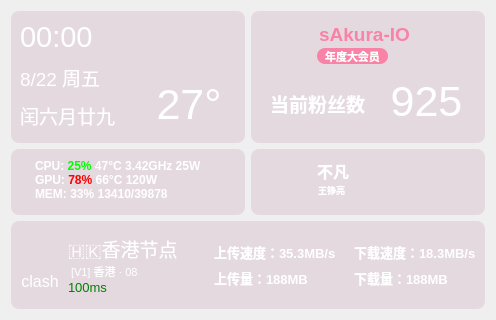
<?xml version="1.0" encoding="UTF-8"?>
<ui version="4.0">
 <class>homeClass</class>
 <widget class="QWidget" name="homeClass">
  <property name="geometry">
   <rect>
    <x>0</x>
    <y>0</y>
    <width>496</width>
    <height>320</height>
   </rect>
  </property>
  <property name="windowTitle">
   <string>Form</string>
  </property>
  <property name="styleSheet">
   <string notr="true">#widget,#widget_2,#widget_3,#widget_4,#widget_5{
	border-radius:8;
background-color: rgba(222, 204, 214,160);

}
#homeClass{
    background-image: url(:/images/images/6k.png);

}</string>
  </property>
  <layout class="QVBoxLayout" name="verticalLayout" stretch="6,3,4">
   <item>
    <layout class="QHBoxLayout" name="horizontalLayout">
     <item>
      <widget class="QWidget" name="widget" native="true">
       <layout class="QHBoxLayout" name="horizontalLayout_4">
        <property name="spacing">
         <number>0</number>
        </property>
        <property name="topMargin">
         <number>0</number>
        </property>
        <property name="rightMargin">
         <number>0</number>
        </property>
        <property name="bottomMargin">
         <number>0</number>
        </property>
        <item>
         <widget class="QWidget" name="widget_6" native="true">
          <property name="styleSheet">
           <string notr="true">color:white;</string>
          </property>
          <layout class="QVBoxLayout" name="verticalLayout_2">
           <property name="spacing">
            <number>6</number>
           </property>
           <property name="leftMargin">
            <number>0</number>
           </property>
           <property name="topMargin">
            <number>6</number>
           </property>
           <property name="rightMargin">
            <number>0</number>
           </property>
           <item>
            <widget class="QLabel" name="label">
             <property name="sizePolicy">
              <sizepolicy hsizetype="Preferred" vsizetype="Maximum">
               <horstretch>0</horstretch>
               <verstretch>0</verstretch>
              </sizepolicy>
             </property>
             <property name="font">
              <font>
               <pointsize>22</pointsize>
               <kerning>true</kerning>
               <fontweight>DemiBold</fontweight>
              </font>
             </property>
             <property name="text">
              <string>00:00</string>
             </property>
             <property name="alignment">
              <set>Qt::AlignmentFlag::AlignLeading|Qt::AlignmentFlag::AlignLeft|Qt::AlignmentFlag::AlignVCenter</set>
             </property>
            </widget>
           </item>
           <item>
            <widget class="QLabel" name="label_2">
             <property name="sizePolicy">
              <sizepolicy hsizetype="Preferred" vsizetype="Maximum">
               <horstretch>0</horstretch>
               <verstretch>0</verstretch>
              </sizepolicy>
             </property>
             <property name="font">
              <font>
               <pointsize>14</pointsize>
               <bold>false</bold>
               <kerning>true</kerning>
              </font>
             </property>
             <property name="text">
              <string>8/22 周五</string>
             </property>
             <property name="alignment">
              <set>Qt::AlignmentFlag::AlignLeading|Qt::AlignmentFlag::AlignLeft|Qt::AlignmentFlag::AlignVCenter</set>
             </property>
             <property name="wordWrap">
              <bool>false</bool>
             </property>
            </widget>
           </item>
           <item>
            <widget class="QLabel" name="label_4">
             <property name="sizePolicy">
              <sizepolicy hsizetype="Preferred" vsizetype="Maximum">
               <horstretch>0</horstretch>
               <verstretch>0</verstretch>
              </sizepolicy>
             </property>
             <property name="font">
              <font>
               <pointsize>14</pointsize>
               <bold>false</bold>
               <kerning>true</kerning>
              </font>
             </property>
             <property name="text">
              <string>闰六月廿九</string>
             </property>
             <property name="alignment">
              <set>Qt::AlignmentFlag::AlignLeading|Qt::AlignmentFlag::AlignLeft|Qt::AlignmentFlag::AlignVCenter</set>
             </property>
            </widget>
           </item>
          </layout>
         </widget>
        </item>
        <item>
         <widget class="QWidget" name="widget_7" native="true">
          <property name="styleSheet">
           <string notr="true">color:white;</string>
          </property>
          <layout class="QVBoxLayout" name="verticalLayout_5">
           <property name="spacing">
            <number>0</number>
           </property>
           <property name="leftMargin">
            <number>0</number>
           </property>
           <property name="topMargin">
            <number>0</number>
           </property>
           <property name="rightMargin">
            <number>0</number>
           </property>
           <property name="bottomMargin">
            <number>4</number>
           </property>
           <item>
            <widget class="QLabel" name="label_3">
             <property name="sizePolicy">
              <sizepolicy hsizetype="Preferred" vsizetype="Maximum">
               <horstretch>0</horstretch>
               <verstretch>0</verstretch>
              </sizepolicy>
             </property>
             <property name="font">
              <font>
               <pointsize>32</pointsize>
              </font>
             </property>
             <property name="text">
              <string/>
             </property>
             <property name="pixmap">
              <pixmap resource="../../res/res.qrc">:/images/icons/weather/cloud.png</pixmap>
             </property>
             <property name="alignment">
              <set>Qt::AlignmentFlag::AlignCenter</set>
             </property>
            </widget>
           </item>
           <item>
            <widget class="QLabel" name="label_5">
             <property name="sizePolicy">
              <sizepolicy hsizetype="Preferred" vsizetype="Maximum">
               <horstretch>0</horstretch>
               <verstretch>0</verstretch>
              </sizepolicy>
             </property>
             <property name="font">
              <font>
               <pointsize>32</pointsize>
              </font>
             </property>
             <property name="text">
              <string>27°</string>
             </property>
             <property name="alignment">
              <set>Qt::AlignmentFlag::AlignCenter</set>
             </property>
            </widget>
           </item>
          </layout>
         </widget>
        </item>
       </layout>
      </widget>
     </item>
     <item>
      <widget class="QWidget" name="widget_2" native="true">
       <widget class="QLabel" name="tx">
        <property name="geometry">
         <rect>
          <x>10</x>
          <y>10</y>
          <width>48</width>
          <height>48</height>
         </rect>
        </property>
        <property name="text">
         <string/>
        </property>
        <property name="pixmap">
         <pixmap resource="../../res/res.qrc">:/images/test/tx.jpg</pixmap>
        </property>
        <property name="scaledContents">
         <bool>true</bool>
        </property>
       </widget>
       <widget class="QLabel" name="label_6">
        <property name="geometry">
         <rect>
          <x>63</x>
          <y>15</y>
          <width>101</width>
          <height>16</height>
         </rect>
        </property>
        <property name="font">
         <font>
          <pointsize>14</pointsize>
          <bold>true</bold>
         </font>
        </property>
        <property name="styleSheet">
         <string notr="true">color:rgba(255, 100, 147, 188)
</string>
        </property>
        <property name="text">
         <string>sAkura-IO</string>
        </property>
        <property name="alignment">
         <set>Qt::AlignmentFlag::AlignCenter</set>
        </property>
       </widget>
       <widget class="QLabel" name="label_7">
        <property name="geometry">
         <rect>
          <x>130</x>
          <y>70</y>
          <width>91</width>
          <height>41</height>
         </rect>
        </property>
        <property name="font">
         <font>
          <pointsize>32</pointsize>
         </font>
        </property>
        <property name="styleSheet">
         <string notr="true">color:white;</string>
        </property>
        <property name="text">
         <string>925</string>
        </property>
        <property name="alignment">
         <set>Qt::AlignmentFlag::AlignCenter</set>
        </property>
       </widget>
       <widget class="QLabel" name="label_8">
        <property name="geometry">
         <rect>
          <x>10</x>
          <y>80</y>
          <width>113</width>
          <height>25</height>
         </rect>
        </property>
        <property name="sizePolicy">
         <sizepolicy hsizetype="Preferred" vsizetype="Maximum">
          <horstretch>0</horstretch>
          <verstretch>0</verstretch>
         </sizepolicy>
        </property>
        <property name="font">
         <font>
          <pointsize>14</pointsize>
          <bold>true</bold>
          <kerning>true</kerning>
         </font>
        </property>
        <property name="styleSheet">
         <string notr="true">color:white;</string>
        </property>
        <property name="text">
         <string>当前粉丝数</string>
        </property>
        <property name="alignment">
         <set>Qt::AlignmentFlag::AlignCenter</set>
        </property>
       </widget>
       <widget class="QLabel" name="label_9">
        <property name="geometry">
         <rect>
          <x>66</x>
          <y>37</y>
          <width>71</width>
          <height>16</height>
         </rect>
        </property>
        <property name="font">
         <font>
          <pointsize>8</pointsize>
          <bold>true</bold>
         </font>
        </property>
        <property name="styleSheet">
         <string notr="true">background-color:rgba(255, 100, 147, 188);
color:white;
border-radius:8px;
</string>
        </property>
        <property name="text">
         <string>年度大会员</string>
        </property>
        <property name="alignment">
         <set>Qt::AlignmentFlag::AlignCenter</set>
        </property>
       </widget>
       <widget class="QLabel" name="label_10">
        <property name="geometry">
         <rect>
          <x>140</x>
          <y>29</y>
          <width>31</width>
          <height>30</height>
         </rect>
        </property>
        <property name="font">
         <font>
          <pointsize>8</pointsize>
          <bold>true</bold>
         </font>
        </property>
        <property name="styleSheet">
         <string notr="true"/>
        </property>
        <property name="text">
         <string/>
        </property>
        <property name="pixmap">
         <pixmap resource="../../res/res.qrc">:/images/icons/bilibili/Lv6.png</pixmap>
        </property>
        <property name="scaledContents">
         <bool>true</bool>
        </property>
        <property name="alignment">
         <set>Qt::AlignmentFlag::AlignCenter</set>
        </property>
       </widget>
      </widget>
     </item>
    </layout>
   </item>
   <item>
    <layout class="QHBoxLayout" name="horizontalLayout_2">
     <item>
      <widget class="QWidget" name="widget_4" native="true">
       <widget class="QLabel" name="label_11">
        <property name="geometry">
         <rect>
          <x>24</x>
          <y>9</y>
          <width>191</width>
          <height>45</height>
         </rect>
        </property>
        <property name="sizePolicy">
         <sizepolicy hsizetype="Preferred" vsizetype="Maximum">
          <horstretch>0</horstretch>
          <verstretch>0</verstretch>
         </sizepolicy>
        </property>
        <property name="font">
         <font>
          <pointsize>9</pointsize>
          <bold>true</bold>
          <kerning>true</kerning>
         </font>
        </property>
        <property name="styleSheet">
         <string notr="true">color:white;</string>
        </property>
        <property name="text">
         <string>&lt;html&gt;
&lt;head/&gt;
&lt;body style=&quot;line-height:1;&quot;&gt;
  &lt;span&gt;CPU: &lt;span style=&quot;color:#00ff00;&quot;&gt;25%&lt;/span&gt; 47°C 3.42GHz 25W&lt;/span&gt;&lt;br&gt;
  &lt;span&gt;GPU: &lt;span style=&quot;color:#ff0000;&quot;&gt;78%&lt;/span&gt; 66°C 120W&lt;/span&gt;&lt;br&gt;
  &lt;span&gt;MEM: 33% 13410/39878&lt;/span&gt;
&lt;/body&gt;
&lt;/html&gt;
</string>
        </property>
        <property name="alignment">
         <set>Qt::AlignmentFlag::AlignLeading|Qt::AlignmentFlag::AlignLeft|Qt::AlignmentFlag::AlignVCenter</set>
        </property>
       </widget>
      </widget>
     </item>
     <item>
      <widget class="QWidget" name="widget_3" native="true">
       <widget class="QLabel" name="music_img">
        <property name="geometry">
         <rect>
          <x>10</x>
          <y>8</y>
          <width>48</width>
          <height>48</height>
         </rect>
        </property>
        <property name="styleSheet">
         <string notr="true"/>
        </property>
        <property name="text">
         <string/>
        </property>
        <property name="pixmap">
         <pixmap resource="../../res/res.qrc">:/images/test/music.jpg</pixmap>
        </property>
        <property name="scaledContents">
         <bool>true</bool>
        </property>
       </widget>
       <widget class="QLabel" name="label_12">
        <property name="geometry">
         <rect>
          <x>66</x>
          <y>12</y>
          <width>113</width>
          <height>20</height>
         </rect>
        </property>
        <property name="sizePolicy">
         <sizepolicy hsizetype="Preferred" vsizetype="Maximum">
          <horstretch>0</horstretch>
          <verstretch>0</verstretch>
         </sizepolicy>
        </property>
        <property name="font">
         <font>
          <pointsize>12</pointsize>
          <bold>true</bold>
          <kerning>true</kerning>
         </font>
        </property>
        <property name="styleSheet">
         <string notr="true">color:white;</string>
        </property>
        <property name="text">
         <string>不凡</string>
        </property>
        <property name="alignment">
         <set>Qt::AlignmentFlag::AlignLeading|Qt::AlignmentFlag::AlignLeft|Qt::AlignmentFlag::AlignVCenter</set>
        </property>
       </widget>
       <widget class="QLabel" name="label_13">
        <property name="geometry">
         <rect>
          <x>67</x>
          <y>31</y>
          <width>71</width>
          <height>20</height>
         </rect>
        </property>
        <property name="sizePolicy">
         <sizepolicy hsizetype="Preferred" vsizetype="Maximum">
          <horstretch>0</horstretch>
          <verstretch>0</verstretch>
         </sizepolicy>
        </property>
        <property name="font">
         <font>
          <pointsize>7</pointsize>
          <bold>true</bold>
          <kerning>true</kerning>
         </font>
        </property>
        <property name="styleSheet">
         <string notr="true">color:white;</string>
        </property>
        <property name="text">
         <string>王铮亮</string>
        </property>
        <property name="alignment">
         <set>Qt::AlignmentFlag::AlignLeading|Qt::AlignmentFlag::AlignLeft|Qt::AlignmentFlag::AlignVCenter</set>
        </property>
       </widget>
       <widget class="QPushButton" name="pushButton">
        <property name="geometry">
         <rect>
          <x>144</x>
          <y>22</y>
          <width>21</width>
          <height>24</height>
         </rect>
        </property>
        <property name="styleSheet">
         <string notr="true">border:0px solid black;
background-color:rgba(255, 255, 255,0)</string>
        </property>
        <property name="text">
         <string/>
        </property>
        <property name="icon">
         <iconset theme="QIcon::ThemeIcon::MediaSkipBackward"/>
        </property>
        <property name="autoDefault">
         <bool>false</bool>
        </property>
       </widget>
       <widget class="QPushButton" name="pushButton_2">
        <property name="geometry">
         <rect>
          <x>171</x>
          <y>22</y>
          <width>21</width>
          <height>24</height>
         </rect>
        </property>
        <property name="styleSheet">
         <string notr="true">border:0px solid black;
background-color:rgba(255, 255, 255,0)</string>
        </property>
        <property name="text">
         <string/>
        </property>
        <property name="icon">
         <iconset theme="QIcon::ThemeIcon::MediaPlaybackPause"/>
        </property>
        <property name="autoDefault">
         <bool>false</bool>
        </property>
       </widget>
       <widget class="QPushButton" name="pushButton_3">
        <property name="geometry">
         <rect>
          <x>198</x>
          <y>22</y>
          <width>21</width>
          <height>24</height>
         </rect>
        </property>
        <property name="styleSheet">
         <string notr="true">border:0px solid black;
background-color:rgba(255, 255, 255,0);
color:white;</string>
        </property>
        <property name="text">
         <string/>
        </property>
        <property name="icon">
         <iconset theme="QIcon::ThemeIcon::MediaSkipForward"/>
        </property>
        <property name="autoDefault">
         <bool>false</bool>
        </property>
       </widget>
      </widget>
     </item>
    </layout>
   </item>
   <item>
    <widget class="QWidget" name="widget_5" native="true">
     <layout class="QHBoxLayout" name="horizontalLayout_3" stretch="1,3,4">
      <property name="spacing">
       <number>0</number>
      </property>
      <property name="leftMargin">
       <number>0</number>
      </property>
      <property name="topMargin">
       <number>0</number>
      </property>
      <property name="rightMargin">
       <number>0</number>
      </property>
      <property name="bottomMargin">
       <number>0</number>
      </property>
      <item>
       <widget class="QWidget" name="widget_14" native="true">
        <property name="sizePolicy">
         <sizepolicy hsizetype="Preferred" vsizetype="Preferred">
          <horstretch>0</horstretch>
          <verstretch>0</verstretch>
         </sizepolicy>
        </property>
        <property name="maximumSize">
         <size>
          <width>16777215</width>
          <height>16777215</height>
         </size>
        </property>
        <layout class="QVBoxLayout" name="verticalLayout_6">
         <property name="spacing">
          <number>0</number>
         </property>
         <property name="topMargin">
          <number>0</number>
         </property>
         <property name="rightMargin">
          <number>0</number>
         </property>
         <property name="bottomMargin">
          <number>0</number>
         </property>
         <item>
          <spacer name="verticalSpacer_7">
           <property name="orientation">
            <enum>Qt::Orientation::Vertical</enum>
           </property>
           <property name="sizeHint" stdset="0">
            <size>
             <width>20</width>
             <height>40</height>
            </size>
           </property>
          </spacer>
         </item>
         <item>
          <widget class="QLabel" name="label_15">
           <property name="sizePolicy">
            <sizepolicy hsizetype="Expanding" vsizetype="Preferred">
             <horstretch>0</horstretch>
             <verstretch>0</verstretch>
            </sizepolicy>
           </property>
           <property name="maximumSize">
            <size>
             <width>48</width>
             <height>48</height>
            </size>
           </property>
           <property name="styleSheet">
            <string notr="true"/>
           </property>
           <property name="text">
            <string/>
           </property>
           <property name="pixmap">
            <pixmap resource="../../res/res.qrc">:/images/icons/clash.png</pixmap>
           </property>
           <property name="scaledContents">
            <bool>true</bool>
           </property>
           <property name="alignment">
            <set>Qt::AlignmentFlag::AlignCenter</set>
           </property>
          </widget>
         </item>
         <item>
          <spacer name="verticalSpacer_9">
           <property name="orientation">
            <enum>Qt::Orientation::Vertical</enum>
           </property>
           <property name="sizeHint" stdset="0">
            <size>
             <width>20</width>
             <height>40</height>
            </size>
           </property>
          </spacer>
         </item>
         <item>
          <widget class="QLabel" name="label_16">
           <property name="sizePolicy">
            <sizepolicy hsizetype="Preferred" vsizetype="Maximum">
             <horstretch>0</horstretch>
             <verstretch>0</verstretch>
            </sizepolicy>
           </property>
           <property name="font">
            <font>
             <pointsize>12</pointsize>
             <bold>false</bold>
             <kerning>true</kerning>
            </font>
           </property>
           <property name="styleSheet">
            <string notr="true">color:white;</string>
           </property>
           <property name="text">
            <string>clash</string>
           </property>
           <property name="alignment">
            <set>Qt::AlignmentFlag::AlignCenter</set>
           </property>
          </widget>
         </item>
         <item>
          <spacer name="verticalSpacer_8">
           <property name="orientation">
            <enum>Qt::Orientation::Vertical</enum>
           </property>
           <property name="sizeHint" stdset="0">
            <size>
             <width>20</width>
             <height>40</height>
            </size>
           </property>
          </spacer>
         </item>
        </layout>
       </widget>
      </item>
      <item>
       <widget class="QWidget" name="widget_15" native="true">
        <property name="styleSheet">
         <string notr="true">color:white;
</string>
        </property>
        <layout class="QHBoxLayout" name="horizontalLayout_7">
         <property name="spacing">
          <number>0</number>
         </property>
         <property name="leftMargin">
          <number>4</number>
         </property>
         <property name="topMargin">
          <number>0</number>
         </property>
         <property name="rightMargin">
          <number>0</number>
         </property>
         <property name="bottomMargin">
          <number>0</number>
         </property>
         <item>
          <widget class="QWidget" name="widget_8" native="true">
           <layout class="QVBoxLayout" name="verticalLayout_9">
            <property name="spacing">
             <number>0</number>
            </property>
            <property name="leftMargin">
             <number>4</number>
            </property>
            <property name="topMargin">
             <number>0</number>
            </property>
            <property name="rightMargin">
             <number>0</number>
            </property>
            <property name="bottomMargin">
             <number>0</number>
            </property>
            <item>
             <spacer name="verticalSpacer_3">
              <property name="orientation">
               <enum>Qt::Orientation::Vertical</enum>
              </property>
              <property name="sizeHint" stdset="0">
               <size>
                <width>20</width>
                <height>40</height>
               </size>
              </property>
             </spacer>
            </item>
            <item>
             <widget class="QLabel" name="label_17">
              <property name="sizePolicy">
               <sizepolicy hsizetype="Preferred" vsizetype="Maximum">
                <horstretch>0</horstretch>
                <verstretch>0</verstretch>
               </sizepolicy>
              </property>
              <property name="font">
               <font>
                <pointsize>14</pointsize>
                <bold>false</bold>
                <kerning>true</kerning>
               </font>
              </property>
              <property name="text">
               <string>🇭🇰香港节点</string>
              </property>
              <property name="alignment">
               <set>Qt::AlignmentFlag::AlignLeading|Qt::AlignmentFlag::AlignLeft|Qt::AlignmentFlag::AlignVCenter</set>
              </property>
             </widget>
            </item>
            <item>
             <widget class="QLabel" name="label_18">
              <property name="sizePolicy">
               <sizepolicy hsizetype="Preferred" vsizetype="Maximum">
                <horstretch>0</horstretch>
                <verstretch>0</verstretch>
               </sizepolicy>
              </property>
              <property name="font">
               <font>
                <pointsize>8</pointsize>
                <bold>false</bold>
                <kerning>true</kerning>
               </font>
              </property>
              <property name="text">
               <string>[V1] 香港 · 08</string>
              </property>
              <property name="alignment">
               <set>Qt::AlignmentFlag::AlignLeading|Qt::AlignmentFlag::AlignLeft|Qt::AlignmentFlag::AlignVCenter</set>
              </property>
              <property name="indent">
               <number>3</number>
              </property>
             </widget>
            </item>
            <item>
             <widget class="QLabel" name="label_19">
              <property name="sizePolicy">
               <sizepolicy hsizetype="Preferred" vsizetype="Maximum">
                <horstretch>0</horstretch>
                <verstretch>0</verstretch>
               </sizepolicy>
              </property>
              <property name="font">
               <font>
                <pointsize>10</pointsize>
                <bold>false</bold>
                <kerning>true</kerning>
               </font>
              </property>
              <property name="styleSheet">
               <string notr="true">color:green;</string>
              </property>
              <property name="text">
               <string>100ms</string>
              </property>
              <property name="alignment">
               <set>Qt::AlignmentFlag::AlignLeading|Qt::AlignmentFlag::AlignLeft|Qt::AlignmentFlag::AlignVCenter</set>
              </property>
             </widget>
            </item>
            <item>
             <spacer name="verticalSpacer_4">
              <property name="orientation">
               <enum>Qt::Orientation::Vertical</enum>
              </property>
              <property name="sizeHint" stdset="0">
               <size>
                <width>20</width>
                <height>40</height>
               </size>
              </property>
             </spacer>
            </item>
           </layout>
          </widget>
         </item>
        </layout>
       </widget>
      </item>
      <item>
       <widget class="QWidget" name="widget_17" native="true">
        <property name="styleSheet">
         <string notr="true">color:white;</string>
        </property>
        <layout class="QHBoxLayout" name="horizontalLayout_8">
         <property name="spacing">
          <number>0</number>
         </property>
         <property name="leftMargin">
          <number>0</number>
         </property>
         <property name="topMargin">
          <number>0</number>
         </property>
         <property name="rightMargin">
          <number>0</number>
         </property>
         <property name="bottomMargin">
          <number>0</number>
         </property>
         <item>
          <widget class="QWidget" name="widget_18" native="true">
           <layout class="QVBoxLayout" name="verticalLayout_11">
            <item>
             <spacer name="verticalSpacer">
              <property name="orientation">
               <enum>Qt::Orientation::Vertical</enum>
              </property>
              <property name="sizeHint" stdset="0">
               <size>
                <width>20</width>
                <height>40</height>
               </size>
              </property>
             </spacer>
            </item>
            <item>
             <widget class="QLabel" name="label_20">
              <property name="font">
               <font>
                <pointsize>10</pointsize>
                <bold>true</bold>
               </font>
              </property>
              <property name="text">
               <string>上传速度：35.3MB/s</string>
              </property>
             </widget>
            </item>
            <item>
             <widget class="QLabel" name="label_21">
              <property name="font">
               <font>
                <pointsize>10</pointsize>
                <bold>true</bold>
               </font>
              </property>
              <property name="text">
               <string>上传量：188MB</string>
              </property>
             </widget>
            </item>
            <item>
             <spacer name="verticalSpacer_2">
              <property name="orientation">
               <enum>Qt::Orientation::Vertical</enum>
              </property>
              <property name="sizeHint" stdset="0">
               <size>
                <width>20</width>
                <height>40</height>
               </size>
              </property>
             </spacer>
            </item>
           </layout>
          </widget>
         </item>
         <item>
          <widget class="QWidget" name="widget_19" native="true">
           <layout class="QVBoxLayout" name="verticalLayout_12">
            <item>
             <spacer name="verticalSpacer_5">
              <property name="orientation">
               <enum>Qt::Orientation::Vertical</enum>
              </property>
              <property name="sizeHint" stdset="0">
               <size>
                <width>20</width>
                <height>40</height>
               </size>
              </property>
             </spacer>
            </item>
            <item>
             <widget class="QLabel" name="label_22">
              <property name="font">
               <font>
                <pointsize>10</pointsize>
                <bold>true</bold>
               </font>
              </property>
              <property name="text">
               <string>下载速度：18.3MB/s</string>
              </property>
             </widget>
            </item>
            <item>
             <widget class="QLabel" name="label_23">
              <property name="font">
               <font>
                <pointsize>10</pointsize>
                <bold>true</bold>
               </font>
              </property>
              <property name="text">
               <string>下载量：188MB</string>
              </property>
             </widget>
            </item>
            <item>
             <spacer name="verticalSpacer_6">
              <property name="orientation">
               <enum>Qt::Orientation::Vertical</enum>
              </property>
              <property name="sizeHint" stdset="0">
               <size>
                <width>20</width>
                <height>40</height>
               </size>
              </property>
             </spacer>
            </item>
           </layout>
          </widget>
         </item>
        </layout>
       </widget>
      </item>
     </layout>
    </widget>
   </item>
  </layout>
 </widget>
 <resources>
  <include location="../../res/res.qrc"/>
 </resources>
 <connections/>
</ui>
